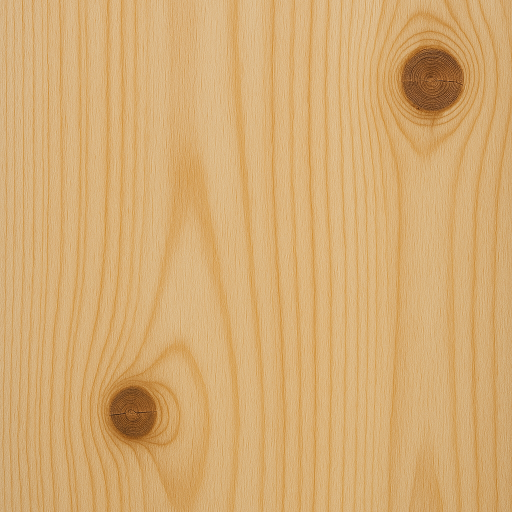
#> input picture Creador de Mockup Cuero/texture_path.png, 1024 x 1024 px (shown at 1/2 size)
$ python madera.py   (older library calls are emulated)
#> lines starting #> are read from the running program, lines starting #| are printed output that depends on the picture; after the words box and inside, x2 and y2 are one past the last pixel; in counts of white or black regions, pixels touching at a corner belong together; pictures that were not available may be replaced by others from this repository, and a replacement may not be noted
import cv2
import numpy as np

def generate_woodburn_extended_two_halos(texture_path, logo_path, burned_texture_path, output_path,
                                         desired_logo_size=670,      # Tamaño para el área central del logo
                                         extra_margin=150,           # Margen adicional para que los halos no se recorten
                                         blur_radius=3,
                                         burn_intensity=1.1,
                                         relief_intensity=0.08,
                                         red_tint_intensity=25,
                                         # Parámetros del halo grande:
                                         halo_darken_factor=0.1,
                                         halo_color=np.array([80, 45, 15], dtype=np.uint8),
                                         halo_exponent=8,
                                         # Parámetros para el halo chico:
                                         second_halo_scale=0.1,         # Menor valor: el halo chico se mantendrá más pegado
                                         second_halo_intensity=0.6,     # Factor de intensidad del halo chico
                                         second_halo_color=np.array([80, 45, 15], dtype=np.uint8),  # Modifica este valor al color de quema deseado
                                         second_halo_darken_factor=0.03,
                                         noise_strength=0.4):
    """
    Genera un mockup con efecto de quemado y dos halos:
      - Un halo grande (más difuso).
      - Un halo chico (más concentrado e intenso).

    El logo se escala sin deformarse para que ocupe un área central de 'desired_logo_size'
    (ej. 670x670) y luego se inserta en un lienzo mayor para que ambos halos se extiendan sin recortarse.

    Para modificar el color del halo chico, modifica la variable second_halo_color.
    """
#> called with texture_path = 'texture_path.png', logo_path = 'Overol.jpg', burned_texture_path = 'burned_texture_path.png', output_path = 'mockup_two_halos.png', desired_logo_size = 670, extra_margin = 150, blur_radius = 3, burn_intensity = 1.1
    ### 1. Cargar imágenes
    texture = cv2.imread(texture_path)
#> texture is the input picture: shape (1024, 1024, 3); mean B, G, R 114, 170.9, 212.7
    burned_texture = cv2.imread(burned_texture_path)
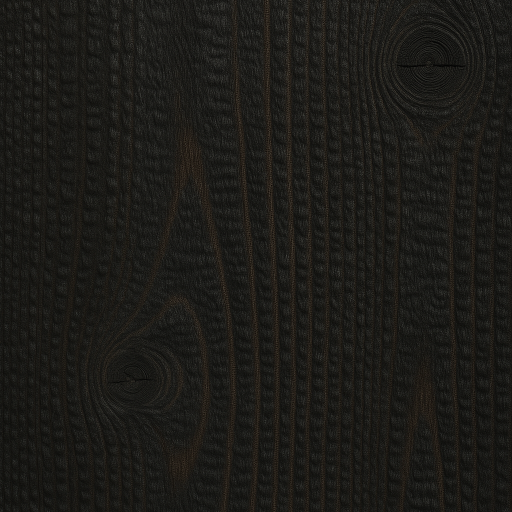
#> input picture Creador de Mockup Cuero/burned_texture_path.png, 1024 x 1024 px (shown at 1/2 size)
#> burned_texture is the input picture: shape (1024, 1024, 3); mean B, G, R 23.6, 27.1, 28
    # 1. Cargar logo y escalarlo ANTES de binarizar (para que mantenga suavidad)
    logo_gray_orig = cv2.imread(logo_path, cv2.IMREAD_GRAYSCALE)
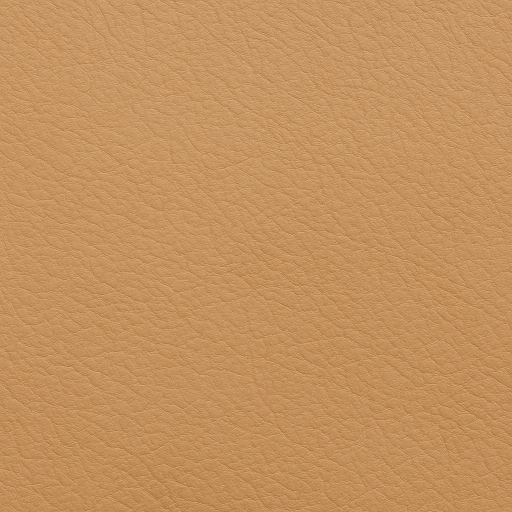
#> input picture Creador de Mockup Cuero/cuero2.png, 1024 x 1024 px, given in place of Overol.jpg, which was not available (shown at 1/2 size)
#> logo_gray_orig: shape (1024, 1024); min 116, max 203, mean 158.7
    if logo_gray_orig is None:
        raise FileNotFoundError("Logo no encontrado.")

    # Aumentar tamaño del logo original si es chico (acá por ejemplo a 1000 px de ancho)
    max_dim = max(logo_gray_orig.shape)
#> max_dim = 1024
    if max_dim < 1000:
        upscale_factor = 1000 / max_dim
        new_size = (int(logo_gray_orig.shape[1] * upscale_factor), int(logo_gray_orig.shape[0] * upscale_factor))
        logo_gray = cv2.resize(logo_gray_orig, new_size, interpolation=cv2.INTER_CUBIC)
    else:
        logo_gray = logo_gray_orig.copy()

    # 2. Binarizar suavemente después del upscale
    logo_blur = cv2.GaussianBlur(logo_gray, (3,3), 0)
    _, logo_bin = cv2.threshold(logo_blur, 180, 255, cv2.THRESH_BINARY_INV)
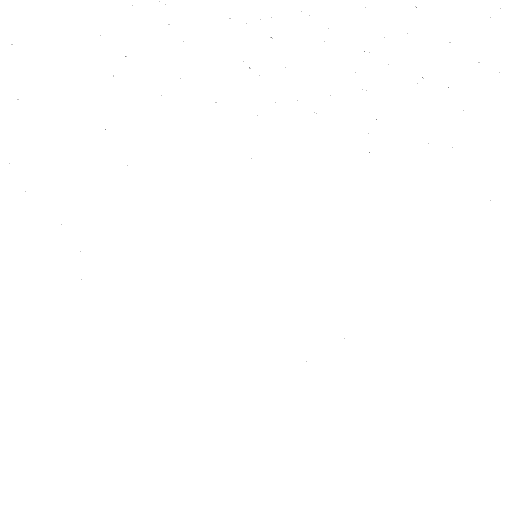
#> logo_bin: shape (1024, 1024) (shown at 1/2 size); 100% white; black in thin lines or dots, all inside (x1, y1, x2, y2) = (18, 2, 1002, 723)

    # 3. Recortar y reescalar a destino
    coords = cv2.findNonZero(logo_bin)
#> coords = contour of 1048484 points, box (x1, y1, x2, y2) (0, 0, 1024, 1024), area 0
    x, y, w, h = cv2.boundingRect(coords)
#> x = 0; y = 0; w = 1024; h = 1024
    logo_crop = logo_bin[y:y+h, x:x+w]

    scale = min(desired_logo_size / w, desired_logo_size / h)
#> scale = 0.654
    new_w = int(w * scale)
#> new_w = 670
    new_h = int(h * scale)
#> new_h = 670
    logo_resized = cv2.resize(logo_crop, (new_w, new_h), interpolation=cv2.INTER_AREA)

    # (Opcional) suavizado con cierre morfológico
    kernel = np.ones((3, 3), np.uint8)
    logo_resized = cv2.morphologyEx(logo_resized, cv2.MORPH_CLOSE, kernel)
#> logo_resized: shape (670, 670); every value is 255

    # 4. Posicionar en el lienzo final
    small_canvas = np.zeros((desired_logo_size, desired_logo_size), dtype=np.uint8)
    offset_x_small = (desired_logo_size - new_w) // 2
#> offset_x_small = 0
    offset_y_small = (desired_logo_size - new_h) // 2
#> offset_y_small = 0
    small_canvas[offset_y_small:offset_y_small+new_h, offset_x_small:offset_x_small+new_w] = logo_resized
    small_mask = small_canvas.astype(np.float32) / 255.0
#> small_mask: shape (670, 670) float32; every value is 1


    ### 3. Aplicar efecto de quemado en el canvas pequeño (670×670)
    small_blur = cv2.GaussianBlur(small_mask, (blur_radius, blur_radius), 0)
    noise = np.random.normal(loc=1.0, scale=noise_strength, size=small_mask.shape).astype(np.float32)
    noise = cv2.GaussianBlur(noise, (31, 31), 0)
    burn_variation = np.clip(small_blur * noise, 0, 1)

    # Bump map mediante derivadas
    grad_x = cv2.Sobel(small_mask, cv2.CV_32F, 1, 0, ksize=3)
#> grad_x: shape (670, 670) float32; every value is 0
    grad_y = cv2.Sobel(small_mask, cv2.CV_32F, 0, 1, ksize=3)
    bump_map = cv2.GaussianBlur(grad_x + grad_y, (7, 7), 0)
    bump_map = np.clip(bump_map * relief_intensity * 255, -20, 20).astype(np.int16)
#> bump_map: shape (670, 670) int16; every value is 0

    burned_small = cv2.resize(burned_texture, (desired_logo_size, desired_logo_size), interpolation=cv2.INTER_AREA)
    burn_variation_3ch = np.stack([burn_variation]*3, axis=-1)
    base_dummy = np.zeros((desired_logo_size, desired_logo_size, 3), dtype=np.uint8)
    burned_mix = (base_dummy * (1 - burn_variation_3ch * burn_intensity) +
                    burned_small * (burn_variation_3ch * burn_intensity)).astype(np.uint8)
    darkening_mask = (1 - burn_variation[..., None] * 0.2).astype(np.float32)
    burned_mix = (burned_mix.astype(np.float32) * darkening_mask).clip(0,255).astype(np.uint8)

    # Aplicar tinte rojizo:
    red_tint = burned_mix.copy()
    red_tint[:, :, 2] = np.clip(red_tint[:, :, 2] + red_tint_intensity * burn_variation, 0, 255)
    hls = cv2.cvtColor(red_tint, cv2.COLOR_BGR2HLS).astype(np.int16)
    hls[:, :, 1] = np.clip(hls[:, :, 1] - bump_map, 0, 255)
    small_final_stamp = cv2.cvtColor(hls.astype(np.uint8), cv2.COLOR_HLS2BGR)

    ### 4. Crear un lienzo mayor para que los halos no se recorten
    big_canvas_size = desired_logo_size + 2 * extra_margin  # e.g., 670 + 300 = 970
    # Canvas para la máscara y para la imagen quemada:
    big_mask = np.zeros((big_canvas_size, big_canvas_size), dtype=np.float32)
    big_final_stamp = np.zeros((big_canvas_size, big_canvas_size, 3), dtype=np.uint8)
    # Colocar el canvas pequeño centrado en el lienzo grande:
    offset_big = extra_margin
    big_mask[offset_big:offset_big+desired_logo_size, offset_big:offset_big+desired_logo_size] = small_mask
#> big_mask: shape (970, 970) float32; values 0 (black) and 1 (white), 47.7% white; 1 white region, box (x1, y1, x2, y2) and area: (150, 150, 820, 820) 448900
    big_final_stamp[offset_big:offset_big+desired_logo_size, offset_big:offset_big+desired_logo_size] = small_final_stamp

    ### 5. Generar las máscaras de halo a partir de la máscara en el lienzo grande
    # Se obtiene la transformada de distancia en la región fuera del logo:
    big_mask_bin = (big_mask > 0.5).astype(np.uint8)
    inv_big_mask_bin = 1 - big_mask_bin
    dist = cv2.distanceTransform((inv_big_mask_bin * 255).astype(np.uint8), cv2.DIST_L2, 3)
    dist_norm = cv2.normalize(dist, None, 0, 1.0, cv2.NORM_MINMAX)
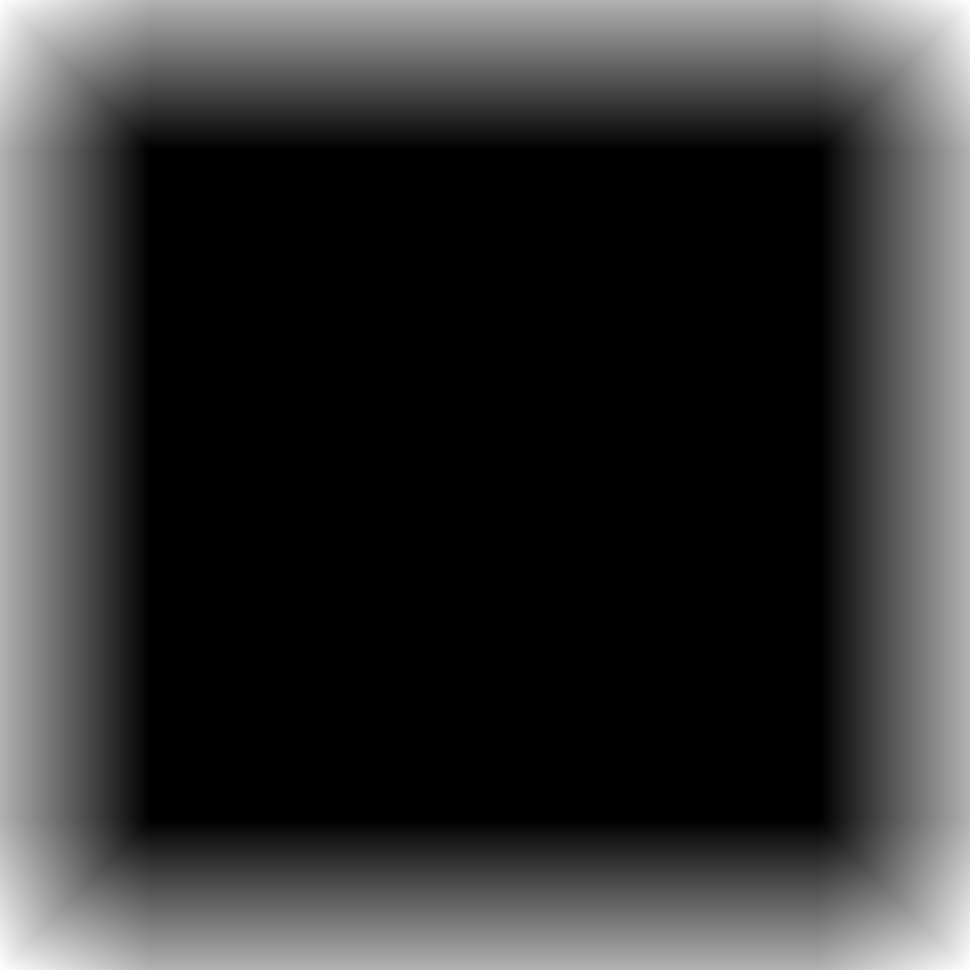
#> dist_norm: shape (970, 970) float32; min 0, max 1, mean 0.204

    # --- Halo grande ---
    # Ajusta max_allowed para controlar la extensión
    max_allowed = 0.02
    dist_clamped = np.clip(dist_norm, 0, max_allowed) / max_allowed
    big_halo_mask = np.exp(-halo_exponent * dist_clamped)

    # --- Halo chico ---
    # Se genera a partir de la misma distancia, pero escalada para estar más concentrado
    second_halo_mask = np.exp(-halo_exponent * np.clip(dist_norm * second_halo_scale, 0, max_allowed) / max_allowed)
    second_halo_mask = np.clip(second_halo_mask * second_halo_intensity, 0, 1)

    # Crear las capas de color para cada halo:
    big_halo_layer = (big_halo_mask[..., None] * halo_color.astype(np.float32)).clip(0,255).astype(np.uint8)
    second_halo_layer = (second_halo_mask[..., None] * second_halo_color.astype(np.float32)).clip(0,255).astype(np.uint8)

    # Combinar ambos halos (la forma de combinación se puede ajustar; aquí se usa addWeighted)
    combined_halo = (
    big_halo_layer.astype(np.float32) * 0.1 +
    second_halo_layer.astype(np.float32) * 0.3  # Usamos 1.0 para que el halo chico no se diluya tanto
    ).clip(0, 255).astype(np.uint8)
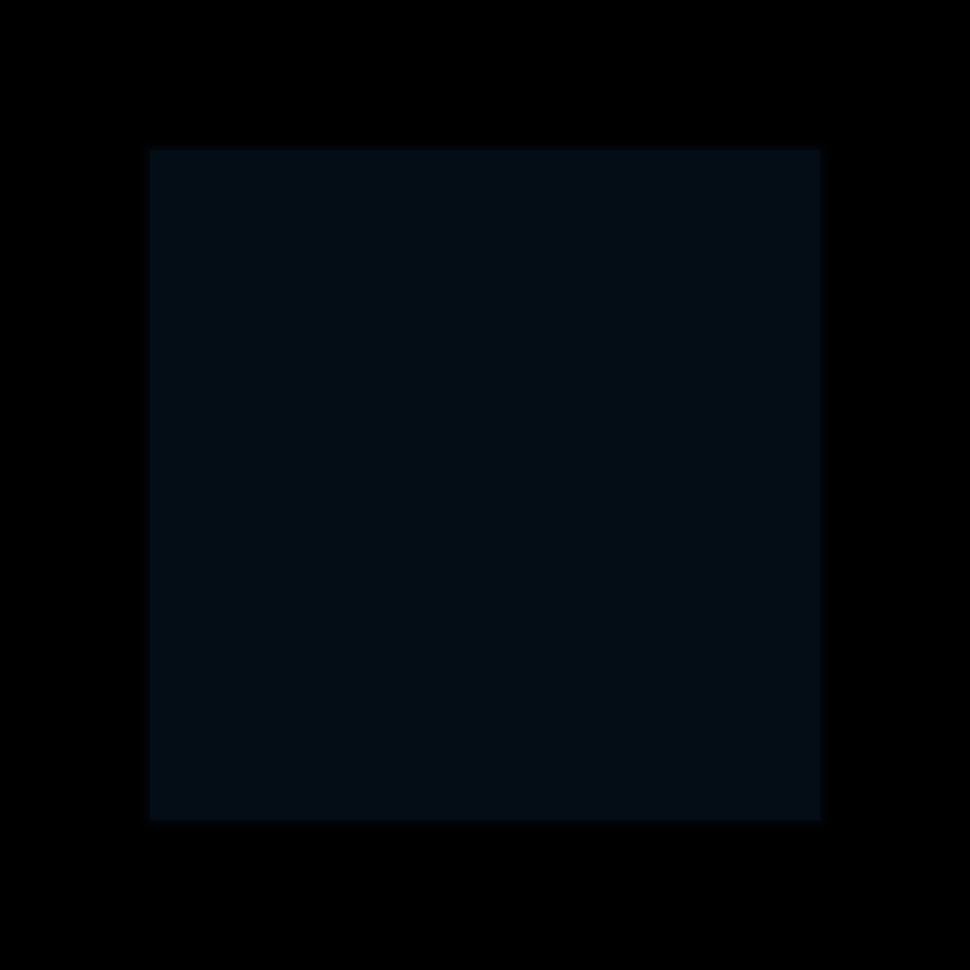
#> combined_halo: shape (970, 970, 3); mean of channels 0, 1, 2 10.7, 5.8, 1.9; drawn as B, G, R


    ### 6. Construir la máscara alfa final
    # La alfa es la unión del logo quemado (big_mask) y de ambos halos:
    alpha_final = np.clip(big_mask + big_halo_mask + second_halo_mask, 0, 1)
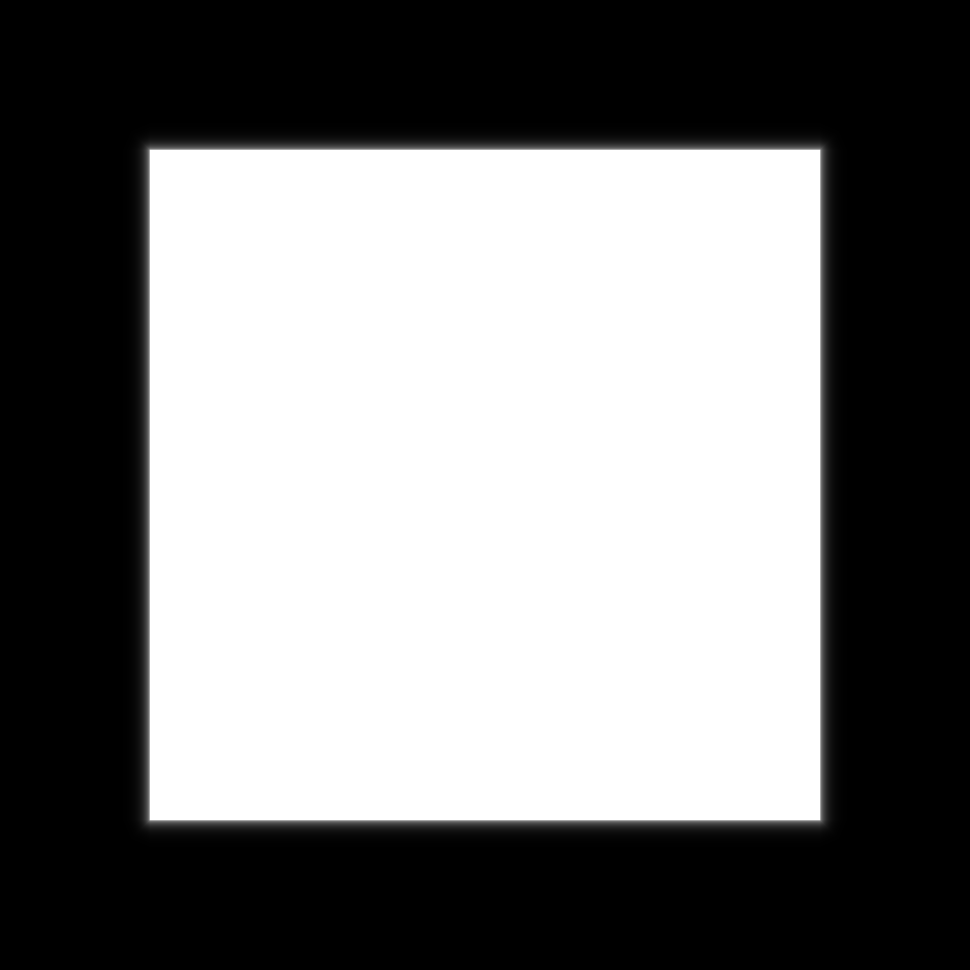
#> alpha_final: shape (970, 970) float32; min 0.000537, max 1, mean 0.486
    alpha_final[alpha_final < 0.01] = 0  # Forzamos valores muy bajos a 0
    alpha_final_3ch = np.dstack([alpha_final, alpha_final, alpha_final])

    # Combinar la imagen quemada (big_final_stamp) y la capa combinada de halos:
    big_mask_3ch = np.dstack([big_mask, big_mask, big_mask])
    composite_big = (big_final_stamp.astype(np.float32) * big_mask_3ch +
                     combined_halo.astype(np.float32) * (1 - big_mask_3ch))
    composite_big = composite_big.clip(0,255).astype(np.uint8)
    composite_big = (composite_big.astype(np.float32) * alpha_final_3ch).clip(0,255).astype(np.uint8)

    ### 7. Componer el sello (composite_big) sobre la textura original
    out = texture.copy()
    th, tw = out.shape[:2]
#> th = 1024; tw = 1024
    center_x = tw // 2
#> center_x = 512
    center_y = th // 2
#> center_y = 512
    x_offset = center_x - (big_canvas_size // 2)
#> x_offset = 27
    y_offset = center_y - (big_canvas_size // 2)
#> y_offset = 27

    # Ajustar límites para que no se salga de la textura
    x1 = max(0, x_offset)
#> x1 = 27
    y1 = max(0, y_offset)
#> y1 = 27
    x2 = min(tw, x_offset + big_canvas_size)
#> x2 = 997
    y2 = min(th, y_offset + big_canvas_size)
#> y2 = 997

    # Recortar la porción del sello y de la máscara alfa
    crop_x1 = x1 - x_offset
#> crop_x1 = 0
    crop_y1 = y1 - y_offset
#> crop_y1 = 0
    crop_x2 = crop_x1 + (x2 - x1)
#> crop_x2 = 970
    crop_y2 = crop_y1 + (y2 - y1)
#> crop_y2 = 970
    composite_crop = composite_big[crop_y1:crop_y2, crop_x1:crop_x2]
    alpha_crop = alpha_final[crop_y1:crop_y2, crop_x1:crop_x2]
    alpha_crop_3ch = np.dstack([alpha_crop, alpha_crop, alpha_crop])

    composite_crop_f = composite_crop.astype(np.float32) / 255.0
    texture_region_f = out[y1:y2, x1:x2].astype(np.float32) / 255.0
    blended_region = (texture_region_f * (1 - alpha_crop_3ch) + composite_crop_f * alpha_crop_3ch)
    blended_region = (blended_region * 255).clip(0,255).astype(np.uint8)

    out[y1:y2, x1:x2] = blended_region
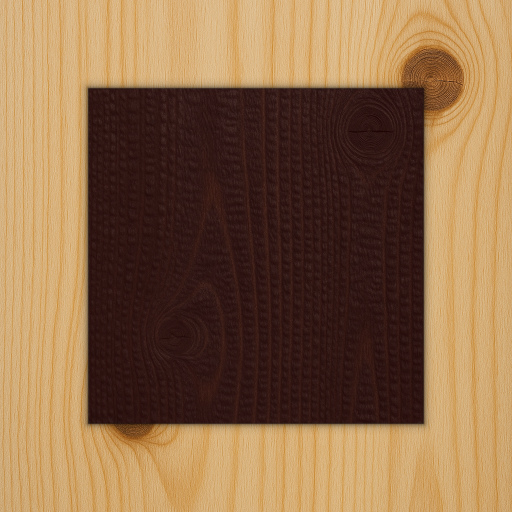
#> out: shape (1024, 1024, 3) (shown at 1/2 size); mean B, G, R 72.3, 105.3, 139.7
    cv2.imwrite(output_path, out)
    print(" Mockup generado con halo grande y halo chico.")

if __name__ == "__main__":
    generate_woodburn_extended_two_halos(
        texture_path="texture_path.png",         # Ruta de la textura
        logo_path="Overol.jpg",                 # Ruta del logo
        burned_texture_path="burned_texture_path.png",  # Ruta de la textura quemada
        output_path="mockup_two_halos.png"        # Ruta de salida
    )
